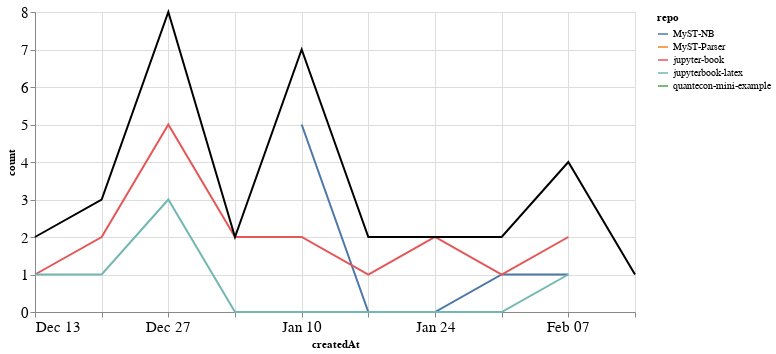

Notebook source saved alongside this figure:
### Markdown cell above
### Comments

### Code cell
comments_time = comments.groupby('repo').resample('W', on='createdAt').count()['author'].reset_index()
comments_time = comments_time.rename(columns={'author': 'count'})
comments_time_total = comments_time.groupby('createdAt').agg({"count": "sum"}).reset_index()
ch1 = alt.Chart(comments_time, width=600).mark_line().encode(
    x='createdAt',
    y='count',
    color='repo',
    tooltip="repo"
)

ch2 = alt.Chart(comments_time_total, width=600).mark_line(color="black").encode(
    x='createdAt',
    y='count',
)

ch1 + ch2

### Figure 1 — Vega-Lite specification as saved in the notebook (floating-point values rounded to 4 significant figures)
{"config": {"axisLeft": {"labelFontSize": 15}, "axisBottom": {"labelFontSize": 15}}, "layer": [{"data": {"name": "data-ea77e6feea2bb1371fc234d85cd00e82"}, "mark": "line", "encoding": {"color": {"type": "nominal", "field": "repo"}, "tooltip": {"type": "nominal", "field": "repo"}, "x": {"type": "temporal", "field": "createdAt"}, "y": {"type": "quantitative", "field": "count"}}, "width": 600}, {"data": {"name": "data-da4f811f449a9f9fa9dbc28db1c47e88"}, "mark": {"type": "line", "color": "black"}, "encoding": {"x": {"type": "temporal", "field": "createdAt"}, "y": {"type": "quantitative", "field": "count"}}, "width": 600}], "$schema": "https://vega.github.io/schema/vega-lite/v4.8.1.json", "datasets": {"data-ea77e6feea2bb1371fc234d85cd00e82": [{"repo": "MyST-NB", "createdAt": "2021-01-10T00:00:00", "count": 5}, {"repo": "MyST-NB", "createdAt": "2021-01-17T00:00:00", "count": 0}, {"repo": "MyST-NB", "createdAt": "2021-01-24T00:00:00", "count": 0}, {"repo": "MyST-NB", "createdAt": "2021-01-31T00:00:00", "count": 1}, {"repo": "MyST-NB", "createdAt": "2021-02-07T00:00:00", "count": 1}, {"repo": "MyST-Parser", "createdAt": "2021-01-17T00:00:00", "count": 1}, {"repo": "jupyter-book", "createdAt": "2020-12-13T00:00:00", "count": 1}, {"repo": "jupyter-book", "createdAt": "2020-12-20T00:00:00", "count": 2}, {"repo": "jupyter-book", "createdAt": "2020-12-27T00:00:00", "count": 5}, {"repo": "jupyter-book", "createdAt": "2021-01-03T00:00:00", "count": 2}, {"repo": "jupyter-book", "createdAt": "2021-01-10T00:00:00", "count": 2}, {"repo": "jupyter-book", "createdAt": "2021-01-17T00:00:00", "count": 1}, {"repo": "jupyter-book", "createdAt": "2021-01-24T00:00:00", "count": 2}, {"repo": "jupyter-book", "createdAt": "2021-01-31T00:00:00", "count": 1}, {"repo": "jupyter-book", "createdAt": "2021-02-07T00:00:00", "count": 2}, {"repo": "jupyterbook-latex", "createdAt": "2020-12-13T00:00:00", "count": 1}, {"repo": "jupyterbook-latex", "createdAt": "2020-12-20T00:00:00", "count": 1}, {"repo": "jupyterbook-latex", "createdAt": "2020-12-27T00:00:00", "count": 3}, {"repo": "jupyterbook-latex", "createdAt": "2021-01-03T00:00:00", "count": 0}, {"repo": "jupyterbook-latex", "createdAt": "2021-01-10T00:00:00", "count": 0}, {"repo": "jupyterbook-latex", "createdAt": "2021-01-17T00:00:00", "count": 0}, {"repo": "jupyterbook-latex", "createdAt": "2021-01-24T00:00:00", "count": 0}, {"repo": "jupyterbook-latex", "createdAt": "2021-01-31T00:00:00", "count": 0}, {"repo": "jupyterbook-latex", "createdAt": "2021-02-07T00:00:00", "count": 1}, {"repo": "quantecon-mini-example", "createdAt": "2021-02-14T00:00:00", "count": 1}], "data-da4f811f449a9f9fa9dbc28db1c47e88": [{"createdAt": "2020-12-13T00:00:00", "count": 2}, {"createdAt": "2020-12-20T00:00:00", "count": 3}, {"createdAt": "2020-12-27T00:00:00", "count": 8}, {"createdAt": "2021-01-03T00:00:00", "count": 2}, {"createdAt": "2021-01-10T00:00:00", "count": 7}, {"createdAt": "2021-01-17T00:00:00", "count": 2}, {"createdAt": "2021-01-24T00:00:00", "count": 2}, {"createdAt": "2021-01-31T00:00:00", "count": 2}, {"createdAt": "2021-02-07T00:00:00", "count": 4}, {"createdAt": "2021-02-14T00:00:00", "count": 1}]}}
